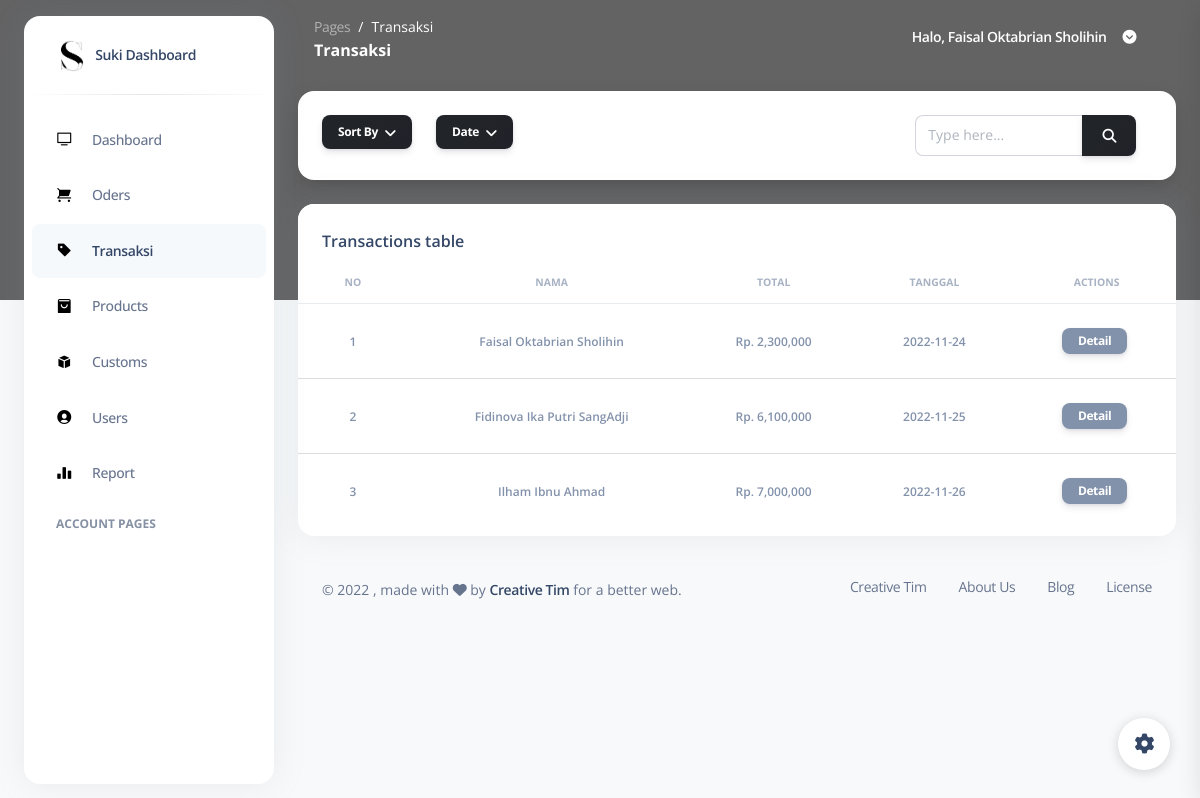
/pages/transaksi.view.php (signed in), run on the app's committed database.
### tables this page shows
CREATE TABLE `tb_user` (
  `id` int(2) NOT NULL,
  `nama` varchar(50) NOT NULL,
  `foto` varchar(250) NOT NULL,
  `nohp` varchar(13) NOT NULL,
  `email` varchar(50) NOT NULL,
  `username` varchar(50) NOT NULL,
  `password` varchar(50) NOT NULL,
  `level` int(2) NOT NULL
);

CREATE TABLE `tb_transaksi` (
  `id` int(2) NOT NULL,
  `user_id` int(2) NOT NULL,
  `tanggal` date NOT NULL
);

### pages/transaksi.view.php (the view, shortened to what this page needs)
<?php
include "koneksi.php";
if (isset($_SESSION["ses_username"]) == "") {
  header("location: login.php");
} else {
  $data_id = $_SESSION["ses_id"];
}
?>
<!DOCTYPE html>
<html lang="en">
<head>
  <link href="../assets/css/nucleo-icons.css" rel="stylesheet" />
  <link href="../assets/css/nucleo-svg.css" rel="stylesheet" />
  <link href="../assets/css/nucleo-svg.css" rel="stylesheet" />
  <link id="pagestyle" href="../assets/css/argon-dashboard.css" rel="stylesheet" />
</head>
<body class="g-sidenav-show bg-gray-100">
  <div class="min-height-300 position-absolute w-100"></div>
  <aside class="sidenav bg-white navbar navbar-vertical navbar-expand-xs border-0 border-radius-xl my-3 fixed-start ms-4" id="sidenav-main">
    <div class="sidenav-header">
      <a class="navbar-brand m-0" href="/pages/dashboard.html">
        <img src="../assets/images/icon.png" class="navbar-brand-img h-100" alt="main_logo" />
        <span class="ms-1 font-weight-bold">Suki Dashboard</span>
      </a>
    </div>
    <hr class="horizontal dark mt-0" />
    <div class="collapse navbar-collapse w-auto" id="sidenav-collapse-main">
      <ul class="navbar-nav">
        <li class="nav-item">
          <a class="nav-link" href="./dashboard.view.php">
            <div class="icon icon-shape icon-sm border-radius-md text-center me-2 d-flex align-items-center justify-content-center">
              <i class="ni ni-tv-2 text-warning text-sm opacity-10"></i>
            </div>
            <span class="nav-link-text ms-1">Dashboard</span>
          </a>
        </li>
        <li class="nav-item">
          <a class="nav-link" href="./orders.view.php">
            <div class="icon icon-shape icon-sm border-radius-md text-center me-2 d-flex align-items-center justify-content-center">
              <i class="ni ni-cart text-warning text-sm opacity-10"></i>
            </div>
            <span class="nav-link-text ms-1">Oders</span>
          </a>
        </li>
        <li class="nav-item">
          <a class="nav-link active" href="./transaksi.view.php">
            <div class="icon icon-shape icon-sm border-radius-md text-center me-2 d-flex align-items-center justify-content-center">
              <i class="ni ni-tag text-warning text-sm opacity-10"></i>
            </div>
            <span class="nav-link-text ms-1">Transaksi</span>
          </a>
        </li>
        <li class="nav-item">
          <a class="nav-link" href="./products.view.php">
            <div class="icon icon-shape icon-sm border-radius-md text-center me-2 d-flex align-items-center justify-content-center">
              <i class="ni ni-bag-17 text-warning text-sm opacity-10"></i>
            </div>
            <span class="nav-link-text ms-1">Products</span>
          </a>
        </li>
        <li class="nav-item">
          <a class="nav-link" href="./customs.view.php">
            <div class="icon icon-shape icon-sm border-radius-md text-center me-2 d-flex align-items-center justify-content-center">
              <i class="ni ni-app text-warning text-sm opacity-10"></i>
            </div>
            <span class="nav-link-text ms-1">Customs</span>
          </a>
        </li>
        <li class="nav-item">
          <a class="nav-link" href="./users.view.php">
            <div class="icon icon-shape icon-sm border-radius-md text-center me-2 d-flex align-items-center justify-content-center">
              <i class="ni ni-circle-08 text-warning text-sm opacity-10"></i>
            </div>
            <span class="nav-link-text ms-1">Users</span>
          </a>
        </li>
        <li class="nav-item">
          <a class="nav-link" href="./report.view.php">
            <div class="icon icon-shape icon-sm border-radius-md text-center me-2 d-flex align-items-center justify-content-center">
              <i class="ni ni-chart-bar-32 text-warning text-sm opacity-10"></i>
            </div>
            <span class="nav-link-text ms-1">Report</span>
          </a>
        </li>
        <li class="nav-item mt-3">
          <h6 class="ps-4 ms-2 text-uppercase text-xs font-weight-bolder opacity-6">
            Account pages
          </h6>
        </li>
        <li class="nav-item">
          <a class="nav-link" href="./profile.view.php">
          </a>
        </li>
      </ul>
    </div>
  </aside>
  <main class="main-content position-relative border-radius-lg">
    <nav class="navbar navbar-main navbar-expand-lg px-0 mx-4 shadow-none border-radius-xl" id="navbarBlur" data-scroll="false">
      <div class="container-fluid py-1 px-3">
        <nav aria-label="breadcrumb">
          <ol class="breadcrumb bg-transparent mb-0 pb-0 pt-1 px-0 me-sm-6 me-5">
            <li class="breadcrumb-item text-sm">
              <a class="opacity-5 text-white" href="javascript:;">Pages</a>
            </li>
            <li class="breadcrumb-item text-sm text-white active" aria-current="page">
              Transaksi
            </li>
          </ol>
          <h6 class="font-weight-bolder text-white mb-0">Transaksi</h6>
        </nav>
        <div class="collapse navbar-collapse mt-sm-0 mt-2 me-md-0 me-sm-4" id="navbar">
          <ul class="ms-md-auto pe-md-3 d-flex align-items-center navbar-nav justify-content-end">
            <?php
            $tampilprofil = ("SELECT id, foto, nama, nohp, email, username, password  FROM tb_user WHERE id = '$data_id'");
            $result   = mysqli_query($koneksi, $tampilprofil);
            while ($row = mysqli_fetch_array($result)) {
              $profilName   = $row['nama'];
            ?>
              <li class="nav-item px-3 d-flex align-items-center">
                <a href="javascript:;" class="nav-link text-white font-weight-bold px-0">
                  <span class="d-sm-inline d-none">Halo, <?php echo $profilName ?></span>
                </a>
              </li>
            <?php
            }
            ?>
            <li class="nav-item dropdown pe-2 d-flex align-items-center">
              <a href="#" class="nav-link text-white p-0" id="dropdownMenuButton" data-bs-toggle="dropdown" aria-expanded="false">
                <i class="fa fa-chevron-circle-down cursor-pointer"></i>
              </a>
            </li>
          </ul>
        </div>
      </div>
    </nav>
    <div class="card shadow-lg mx-4 mt-3">
      <div class="card-body">
        <div class="row gx-4">
          <div class="dropdown col-auto">
            <form class="" action="" method="post">
              <button class="btn btn-sm bg-gradient-dark dropdown-toggle mb-1 px-3" id="dropdownMenuButton" data-bs-toggle="dropdown" aria-expanded="false">
                Sort By
              </button>
            </form>
          </div>
          <div class="dropdown col-auto">
            <form class="" action="" method="post">
              <button class="btn btn-sm bg-gradient-dark dropdown-toggle mb-1 px-3" id="dropdownMenuButton" data-bs-toggle="dropdown" aria-expanded="false">
                Date
              </button>
            </form>
          </div>
          <div class="col-lg-4 col-md-6 my-sm-auto ms-sm-auto me-sm-0 mx-auto mt-3">
            <div class="nav-wrapper position-relative end-0">
              <div class="ms-md-auto pe-md-3 d-flex align-items-center">
                <form class="input-group" action="" method="post">
                  <div class="input-group">
                    <input type="text" class="form-control ms-4" name="data" placeholder="Type here..." aria-label="Type here..." aria-describedby="button-addon2">
                    <button class="btn bg-gradient-dark  mb-0" name="caridata" type="submit" id="button-addon2">
                      <i class="fas fa-search" aria-hidden="true"></i>
                    </button>
                  </div>
                </form>
              </div>
            </div>
          </div>
        </div>
      </div>
    </div>
    <div class="container-fluid py-4">
      <div class="row">
        <div class="col-12">
          <div class="card mb-4">
            <div class="card-header pb-0">
              <div class="d-flex align-items-center">
                <h6>Transactions table</h6>
              </div>
            </div>
            <div class="card-body px-0 pt-0 pb-2">
              <div class="table-responsive p-0">
                <table class="table align-items-center mb-0">
                  <thead>
                    <tr>
                      <th class="text-center text-uppercase text-secondary text-xxs font-weight-bolder opacity-7">
                        No
                      </th>
                      <th class="text-center text-uppercase text-secondary text-xxs font-weight-bolder opacity-7">
                        Nama
                      </th>
                      <th class="text-center text-uppercase text-secondary text-xxs font-weight-bolder opacity-7">
                        Total
                      </th>
                      <th class="text-center text-uppercase text-secondary text-xxs font-weight-bolder opacity-7">
                        Tanggal
                      </th>
                      <th class="text-center text-uppercase text-secondary text-xxs font-weight-bolder opacity-7">
                        Actions
                      </th>
                    </tr>
                  </thead>
                  <?php
                  $data = $_POST['data'];
                  if (isset($_POST['caridata'])) {
                    $caringab = ("SELECT tb_transaksi.id, format(SUM(tb_product.harga*tb_detail_transaksi.qty),0) AS total, tb_user.nama, tb_transaksi.tanggal FROM tb_transaksi INNER JOIN tb_user ON tb_user.id=tb_transaksi.user_id INNER JOIN tb_detail_transaksi ON tb_detail_transaksi.id_transaksi=tb_transaksi.id INNER JOIN tb_product ON tb_product.id=tb_detail_transaksi.id_product WHERE tb_user.nama LIKE '" . $data . "%' GROUP BY tb_user.nama");
                    $result   = mysqli_query($koneksi, $caringab);
                  } else {
                    $query  = "SELECT  tb_transaksi.id,  format(SUM(tb_product.harga*tb_detail_transaksi.qty),0) AS total, tb_user.nama, tb_transaksi.tanggal FROM tb_transaksi INNER JOIN tb_user ON tb_user.id=tb_transaksi.user_id INNER JOIN tb_detail_transaksi ON tb_detail_transaksi.id_transaksi=tb_transaksi.id INNER JOIN tb_product ON tb_product.id=tb_detail_transaksi.id_product GROUP BY tb_user.nama";
                    $result = mysqli_query($koneksi, $query);
                  }
                  $no     = 1;
                  while ($row = mysqli_fetch_array($result)) {
                    $transaksiNama = $row['nama'];
                    $transaksiTotal = $row['total'];
                    $transaksiTanggal   = $row['tanggal'];
                  ?>
                    <tbody>
                      <tr>
                        <td class="align-middle text-center">
                          <span class="text-secondary text-xs font-weight-bold"><?php echo $no; ?></span>
                        </td>
                        <td class="align-middle text-center">
                          <span class="text-secondary text-xs font-weight-bold"><?php echo $transaksiNama; ?></span>
                        </td>
                        <td class="align-middle text-center">
                          <span class="text-secondary text-xs font-weight-bold">Rp. <?php echo $transaksiTotal; ?></span>
                        </td>
                        <td class="align-middle text-center">
                          <span class="text-secondary text-xs font-weight-bold"><?php echo $transaksiTanggal; ?></span>
                        </td>
                        <td class="align-middle text-center">
                          <button class="btn btn-secondary btn-sm px-3 py-1 me-1 mt-3" data-modal-target="#modal-delete<?php echo $row['id']; ?>">Detail</button>
                        </td>
                      </tr>
                    </tbody>
                  <?php
                    $no++;
                  }
                  ?>
                </table>
              </div>
            </div>
          </div>
        </div>
      </div>
      <footer class="footer pt-3">
        <div class="container-fluid">
          <div class="row align-items-center justify-content-lg-between">
            <div class="col-lg-6 mb-lg-0 mb-4">
              <div class="copyright text-center text-sm text-muted text-lg-start">
                ©
                , made with <i class="fa fa-heart"></i> by
                <a href="https://www.creative-tim.com" class="font-weight-bold" target="_blank">Creative Tim</a>
                for a better web.
              </div>
            </div>
            <div class="col-lg-6">
              <ul class="nav nav-footer justify-content-center justify-content-lg-end">
                <li class="nav-item">
                  <a href="https://www.creative-tim.com" class="nav-link text-muted" target="_blank">Creative Tim</a>
                </li>
                <li class="nav-item">
                  <a href="https://www.creative-tim.com/presentation" class="nav-link text-muted" target="_blank">About Us</a>
                </li>
                <li class="nav-item">
                  <a href="https://www.creative-tim.com/blog" class="nav-link text-muted" target="_blank">Blog</a>
                </li>
                <li class="nav-item">
                  <a href="https://www.creative-tim.com/license" class="nav-link pe-0 text-muted" target="_blank">License</a>
                </li>
              </ul>
            </div>
          </div>
        </div>
      </footer>
    </div>
  </main>
  <div class="fixed-plugin">
    <a class="fixed-plugin-button text-dark position-fixed px-3 py-2">
      <i class="fa fa-cog py-2"> </i>
    </a>
  </div>
</body>
</html>

### assets/css/nucleo-svg.css (style rules this page uses)
.icon { display: inline-block; color: #111111; height: 1em; width: 1em; }
.icon-sm { height: 0.8em; width: 0.8em; }
.icon { fill: currentColor; stroke: none; }

### data on the page
tb_user: nama "Faisal Oktabrian Sholihin"
tb_transaksi: user.nama "Faisal Oktabrian Sholihin", transaksiTotal "2,300,000", tanggal "2022-11-24"
tb_transaksi: user.nama "Fidinova Ika Putri SangAdji", transaksiTotal "6,100,000", tanggal "2022-11-25"
tb_transaksi: user.nama "Ilham Ibnu Ahmad", transaksiTotal "7,000,000", tanggal "2022-11-26"
